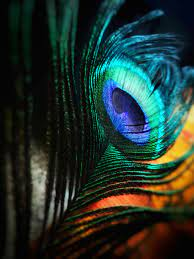
#> input picture LAB/Numpy_Assignment/image.jpeg, 194 x 259 px
$ jupyter execute numpy-1.ipynb
#> lines starting #> are read from the running program, lines starting #| are printed output that depends on the picture
## Hi! I am new to Python numpy. Can you generate some real world situations where I can use a numpy array with some source code.

[cell 1]
import numpy as np
#! Data Analysis and Statistics:
sales_data = np.array([300, 350, 250, 400, 200, 150, 250, 300, 350, 400])

avg_sales = np.mean(sales_data)
max_sales = np.max(sales_data)
min_sales = np.min(sales_data)

print("Average Sales : ", avg_sales)
print("Maximum Sales : ", max_sales)
print("Minimum Sales : ", min_sales)

[cell 2]
import numpy as np
from PIL import Image
import matplotlib.pyplot as plt
from scipy.ndimage import convolve

#* Load image
img = Image.open('image.jpeg')
#> img is the input picture: PIL image 194x259 RGB; mean R, G, B 34.3, 50, 43.5
img_arr = np.array(img)
print(img_arr.shape)
#| (259, 194, 3)

#* Create a blur filter (3x3 averaging kernel)
kernel = np.ones((3, 3)) / 9.0

#* Apply filter
blurred_img = np.zeros_like(img_arr, dtype=float)
for c in range(3):  # for each RGB channel
    blurred_img[:, :, c] = convolve(img_arr[:, :, c], kernel, mode='reflect')
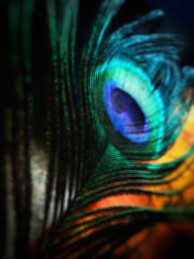
#> blurred_img: shape (259, 194, 3) float64; mean R, G, B 33.8, 49.6, 43

#* Convert back to uint8 and show
blurred_img = np.clip(blurred_img, 0, 255)  # Ensure values are in 0-255 range
blurred_img = blurred_img.astype(np.uint8)
# plt.imshow(img)
plt.imshow(blurred_img)
plt.axis('off')
plt.show()

[cell 3]
#! Machine Learning:

import numpy as np

#* Generate random input data
num_samples = 1000
input_data = np.random.randn(num_samples, 10)  # 1000 samples, 10 features

#* Generate random labels (binary classification)
labels = np.random.randint(0, 2, size=num_samples)  # 0 or 1

#* Example usage: Calculate mean and variance of features
mean_features = np.mean(input_data, axis=0)
var_features = np.var(input_data, axis=0)

print("Mean of features:", mean_features)
print("Variance of features:", var_features)

[cell 4]
#* Financial Modeling:
import numpy as np

#* Portfolio returns over time
returns = np.array([0.03, 0.02, -0.01, 0.05, -0.02])

#* Calculate cumulative returns
cumulative_returns = np.cumprod(1 + returns) - 1

print("Cumulative returns:", cumulative_returns)

[cell 5]
#* Signal Processing:
import numpy as np
import matplotlib.pyplot as plt

#* Generate a signal (sine wave)
t = np.linspace(0, 1, 1000)  # 1000 points from 0 to 1
signal = np.sin(2 * np.pi * 5 * t)  # 5 Hz sine wave

#* Add noise
noise = 0.2 * np.random.randn(1000)
noisy_signal = signal + noise

#* Plot the noisy signal
plt.plot(t, noisy_signal)
plt.xlabel('Time')
plt.ylabel('Amplitude')
plt.title('Noisy Signal')
plt.show()
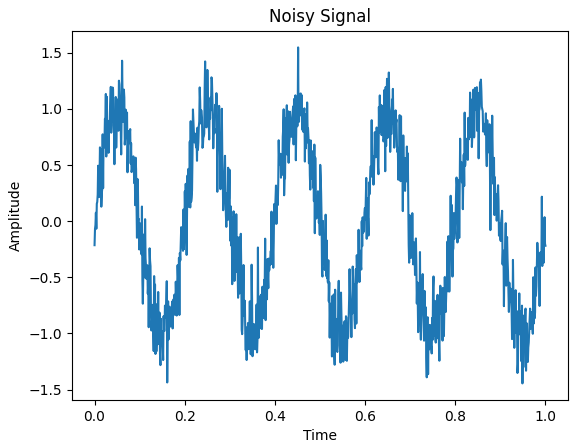
#> figure drawn by matplotlib, 1 panel; curve peaks at x = 0.451, y = 1.55
